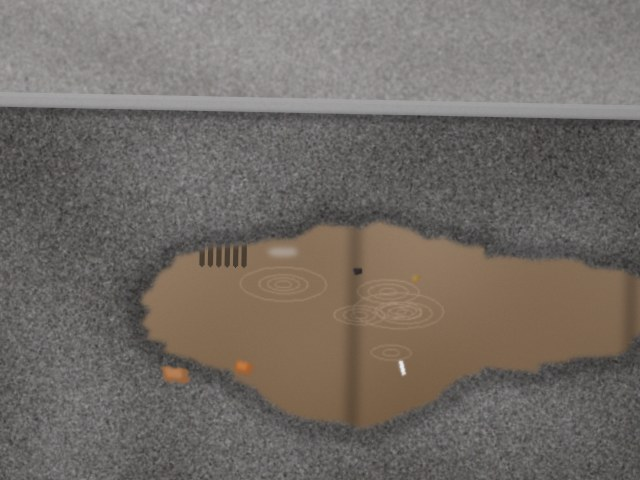
#> input picture backend/sample_data/images/drainage/drainage_01.jpg, 640 x 480 px
$ python -i postprocessing.py   (imports and definitions only)
#> lines starting #> are read from the running program, lines starting #| are printed output that depends on the picture; after the words box and inside, x2 and y2 are one past the last pixel; in counts of white or black regions, pixels touching at a corner belong together
### backend/ai/config.py
"""Central configuration for the CivicAI AI engine (framework independent).

MODEL_MODE
    demo        Runs the full pipeline WITHOUT trained deep-learning weights.
                Uses deterministic, transparent techniques (OpenCV heuristics,
                TF-IDF + scikit-learn, lexicon sentiment, perceptual hashing).
                Every result is flagged ``is_demo=True`` and the UI shows
                "Demo AI Mode". Demo predictions are never presented as trained-model output.
    production  Loads trained / pretrained models: YOLO weights (ultralytics),
                Sentence-Transformers embeddings, Hugging Face sentiment, CLIP.
                If a model cannot be loaded, the module falls back to the demo
                technique and reports ``fallback_reason`` - never silently.
"""
import os
from pathlib import Path

AI_ROOT = Path(__file__).resolve().parent
BACKEND_ROOT = AI_ROOT.parent

try:  # Allow standalone scripts (training, tests) to read backend/.env too
    from dotenv import load_dotenv

    load_dotenv(BACKEND_ROOT / ".env", override=False)
except Exception:  # pragma: no cover
    pass


def _env(key, default=None):
    value = os.environ.get(key)
    return value if value not in (None, "") else default


# [4 lines left out: function get_model_mode, not called in this run]


def is_demo_mode() -> bool:
    return get_model_mode() == "demo"


def _resolve(path_value, default: Path) -> Path:
    if not path_value:
        return default
    p = Path(path_value)
    return p if p.is_absolute() else (BACKEND_ROOT / p).resolve()


MODEL_PATH = _resolve(_env("MODEL_PATH"), BACKEND_ROOT / "ml_models")
YOLO_WEIGHTS = _resolve(_env("YOLO_WEIGHTS"), MODEL_PATH / "yolo" / "civicai_yolov8.pt")
TEXT_EMBEDDING_MODEL = _env("TEXT_EMBEDDING_MODEL", "sentence-transformers/all-MiniLM-L6-v2")
SENTIMENT_MODEL = _env("SENTIMENT_MODEL", "cardiffnlp/twitter-roberta-base-sentiment-latest")
CLIP_MODEL = _env("CLIP_MODEL", "clip-ViT-B-32")
HF_CACHE_DIR = _resolve(_env("HF_CACHE_DIR"), MODEL_PATH / "hf_cache")
DEVICE = _env("AI_DEVICE", "cpu")

DEMO_BADGE = "Demo AI Mode"
DEMO_DISCLAIMER = (
    "Demo AI Mode: results come from transparent heuristic / lightweight models, "
    "not from trained deep-learning weights."
)

# Canonical civic issue classes shared by vision / nlp / fusion. They equal the
# slugs of the default CivicCategory rows. Admin-created categories are handled
# through their DB keywords / vision_labels (see ai.nlp.classifier, ai.vision.postprocessing).
CIVIC_CLASSES = [
    "pothole",
    "garbage",
    "drainage",
    "streetlight",
    "water_leak",
    "open_manhole",
    "road_crack",
    "fallen_tree",
    "other",
]

CLASS_LABELS = {
    "pothole": "Pothole",
    "garbage": "Garbage / Waste",
    "drainage": "Drainage / Waterlogging",
    "streetlight": "Streetlight / Electricity",
    "water_leak": "Water Leakage",
    "open_manhole": "Open Manhole",
    "road_crack": "Road Crack / Damage",
    "fallen_tree": "Fallen Tree / Obstruction",
    "other": "Other",
}

LEVELS = ["low", "medium", "high", "critical"]
DEFAULT_LEVEL_THRESHOLDS = {"medium": 26, "high": 51, "critical": 76}


# [10 lines left out: function score_to_level, not called in this run]


def mode_info() -> dict:
    mode = get_model_mode()
    return {"mode": mode, "is_demo": mode == "demo", "badge": DEMO_BADGE if mode == "demo" else "Production AI"}

### backend/ai/vision/postprocessing.py
"""Post-processing shared by every vision technique (demo heuristics, YOLO, CLIP).

The models produce *raw* output - label probabilities and pixel boxes. This module turns that into the
contract of :func:`ai.vision.analyze_image`:

1. **Label -> category mapping.** A detector label (``"D40"``, ``"trash"``, ``"pothole"``) is mapped to the
   canonical CivicAI class through :data:`ai.vision.config.LABEL_SYNONYMS`, and additionally to every
   admin-defined category whose ``vision_labels`` contain it. Probability mass of a label that maps to
   several categories is shared equally between them (the image cannot tell them apart - the text model
   and the multimodal fusion can).
2. **Boxes** are clipped to the image, de-duplicated with non-maximum suppression (NMS) and normalised to
   0-1 so the frontend can draw them on any display size.
3. **Honesty rules**: demo confidences are capped (0.75, or 0.90 with a disclosed filename hint).
4. **Visual severity** (0-1) from defect area, darkness/contrast of the defect region and detection count.
5. **Explanation** - a plain-English sentence describing what was seen and by which technique.
"""
from __future__ import annotations

import math
import re
from pathlib import PurePath

import cv2
import numpy as np

from ai.config import CLASS_LABELS

from . import config as vcfg


# ------------------------------------------------------------------------------------------------------
# Boxes
# ------------------------------------------------------------------------------------------------------
# [40 lines left out: functions box_iou, nms, clip_box, normalize_box, not called in this run]


def box_area_ratio(norm_box) -> float:
    return float(max(0.0, norm_box[2] - norm_box[0]) * max(0.0, norm_box[3] - norm_box[1]))


def spectral_residual_saliency(gray: np.ndarray) -> np.ndarray:
    """Saliency map (0-1, same size as ``gray``) by the *spectral residual* method (Hou & Zhang, CVPR 2007).

    Natural images share a smooth average log-amplitude spectrum; what deviates from it (the "residual")
    is what stands out. Steps on a 64x64 thumbnail: FFT -> log amplitude ``L`` and phase ``P`` ->
    residual ``R = L - mean3x3(L)`` -> back-transform ``|IFFT(exp(R + iP))|^2`` -> Gaussian smoothing.
    """
    h, w = gray.shape[:2]
    small = cv2.resize(gray, (64, 64), interpolation=cv2.INTER_AREA).astype(np.float64)
    spectrum = np.fft.fft2(small)
    log_amp = np.log(np.abs(spectrum) + 1e-8)
    residual = log_amp - cv2.blur(log_amp, (3, 3))
    saliency = np.abs(np.fft.ifft2(np.exp(residual + 1j * np.angle(spectrum)))) ** 2
    saliency = cv2.GaussianBlur(saliency, (0, 0), 2.5)
    saliency = cv2.resize(saliency, (w, h), interpolation=cv2.INTER_LINEAR)
    saliency -= saliency.min()
    return saliency / saliency.max() if saliency.max() > 0 else saliency


def salient_region_box(img: np.ndarray):
    """Pixel box around the most salient region (Otsu threshold of the saliency map, largest blob).

    Used to give a classification-only model (CLIP) an *approximate* location to show; returns ``None``
    when nothing stands out.
    """
    gray = img if img.ndim == 2 else cv2.cvtColor(img, cv2.COLOR_BGR2GRAY)
    saliency = (spectral_residual_saliency(gray) * 255).astype(np.uint8)
    _, mask = cv2.threshold(saliency, 0, 255, cv2.THRESH_BINARY + cv2.THRESH_OTSU)
    n, _, stats, _ = cv2.connectedComponentsWithStats(mask, connectivity=8)
    if n < 2:
        return None
    i = 1 + int(np.argmax(stats[1:, cv2.CC_STAT_AREA]))
    x, y, bw, bh, area = stats[i]
    if area < 0.002 * gray.size:
        return None
    return [float(x), float(y), float(x + bw), float(y + bh)]


# [24 lines left out: function region_contrast, not called in this run]


# ------------------------------------------------------------------------------------------------------
# Labels and categories
# ------------------------------------------------------------------------------------------------------
def normalize_label(label) -> str:
    """``"Open Manhole"`` / ``"open-manhole"`` -> ``"open_manhole"``."""
    return re.sub(r"[^a-z0-9]+", "_", str(label).strip().lower()).strip("_")


# [186 lines left out: functions _category_labels, build_label_index, map_label, matching_categories, label_probs_to_class_probs, detection_evidence and 6 more, not called in this run]


def round_probs(probs: dict, digits: int = 4) -> dict:
    return {k: round(float(v), digits) for k, v in probs.items()}


# ------------------------------------------------------------------------------------------------------
# Severity + explanation
# ------------------------------------------------------------------------------------------------------
# [29 lines left out: functions visual_severity, class_label, not called in this run]


def pct(value: float) -> str:
    return f"{round(100 * float(value))}%"


def _sentence(text: str) -> str:
    text = text.strip()
    return text[0].upper() + text[1:] + ("" if text.endswith(".") else ".") if text else ""


# [39 lines left out: function build_explanation, not called in this run]

>>> import cv2
>>> picture = cv2.imread('../../sample_data/images/drainage/drainage_01.jpg')
#> picture is the input picture: shape (480, 640, 3); mean B, G, R 101.6, 107.8, 114.1
>>> result = salient_region_box(picture)
#> in salient_region_box, `gray = img if img.ndim == 2 else cv2.cvtColor(img, cv2.COLOR_BGR2GRAY)`:
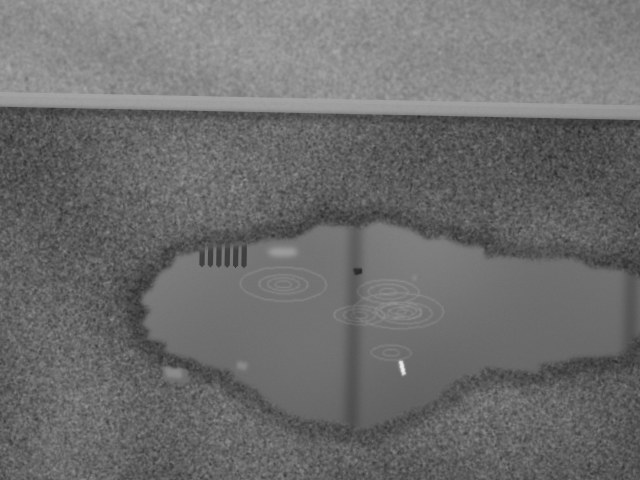
#> gray: shape (480, 640); min 40, max 237, mean 108.9
#> in spectral_residual_saliency, `small = cv2.resize(gray, (64, 64), interpolation=cv2.INTER_AREA).astyp..`:
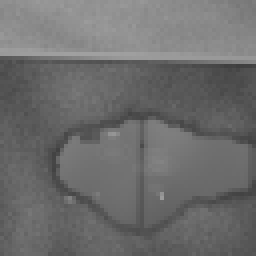
#> small: shape (64, 64) float64 (shown 4 times larger); min 62, max 160, mean 108.9
#> in spectral_residual_saliency, `log_amp = np.log(np.abs(spectrum) + 1e-8)`:
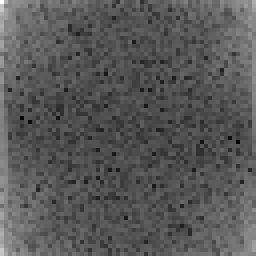
#> log_amp: shape (64, 64) float64 (shown 4 times larger); min 1.43, max 13.01, mean 5.44; drawn with min black and max white
#> in spectral_residual_saliency, `residual = log_amp - cv2.blur(log_amp, (3, 3))`:
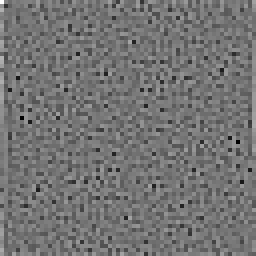
#> residual: shape (64, 64) float64 (shown 4 times larger); min -3.24, max 3.91, mean 0.0121; drawn with min black and max white
#> in spectral_residual_saliency, `saliency = cv2.GaussianBlur(saliency, (0, 0), 2.5)`:
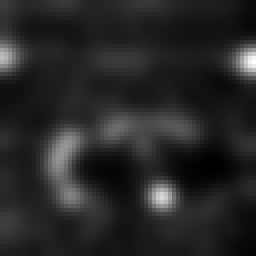
#> saliency: shape (64, 64) float64 (shown 4 times larger); min 0.00016, max 0.00276, mean 0.00056; drawn with min black and max white
#> in spectral_residual_saliency, `saliency = cv2.resize(saliency, (w, h), interpolation=cv2.INTER_LINEAR)`:
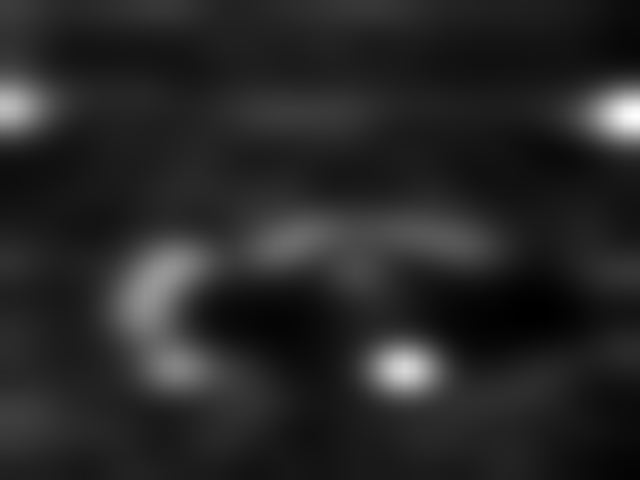
#> saliency: shape (480, 640) float64; min 0.000161, max 0.00275, mean 0.00056; drawn with min black and max white
#> in salient_region_box, `_, mask = cv2.threshold(saliency, 0, 255, cv2.THRESH_BINARY + cv2.THRE..`:
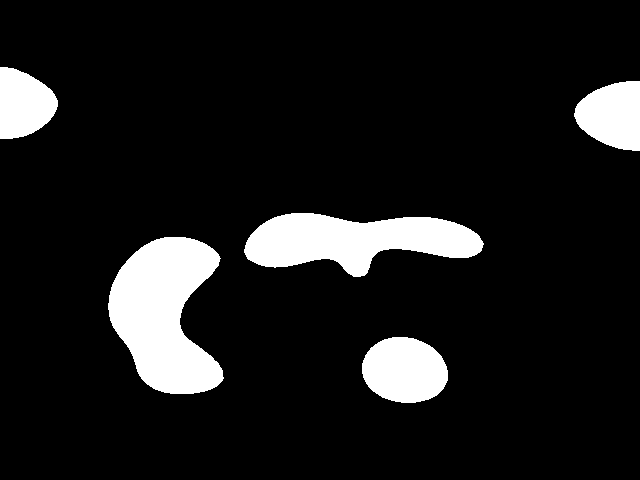
#> mask: shape (480, 640); 10.6% white; 5 white regions, box (x1, y1, x2, y2) and area: (108, 237, 224, 394) 11989, (244, 213, 484, 277) 9444, (362, 337, 448, 403) 4466, (574, 81, 640, 151) 3517, (0, 67, 58, 139) 3137
#> in salient_region_box, `n, _, stats, _ = cv2.connectedComponentsWithStats(mask, connectivity=8)`: n = 6; stats = [[0, 0, 640, 480, 274647], [0, 67, 58, 72, 3137], [574, 81, 66, 70, 3517], [244, 213, 240, 64, 9444], [108, 237, 116, 157, 11989], [362, 337, 86, 66, 4466]]
#> in salient_region_box, `i = 1 + int(np.argmax(stats[1:, cv2.CC_STAT_AREA]))`: i = 4
#> in salient_region_box, `x, y, bw, bh, area = stats[i]`: x = 108; y = 237; bw = 116; bh = 157; area = 11989
#> result = [108, 237, 224, 394]

$ run again, on backend/sample_data/images/drainage/drainage_02.jpg
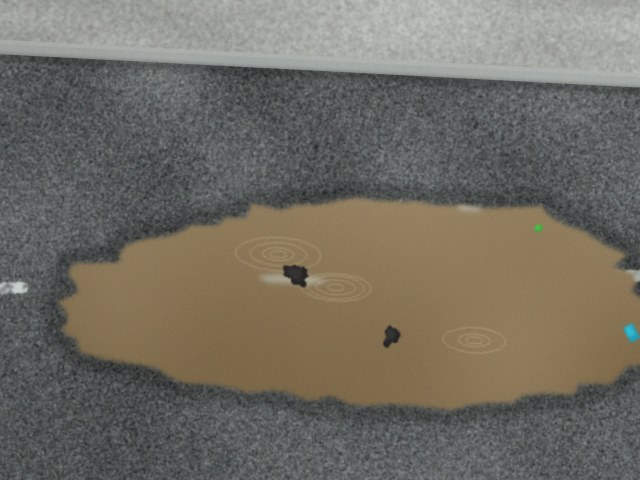
#> input picture backend/sample_data/images/drainage/drainage_02.jpg, 640 x 480 px
#> picture is the input picture: shape (480, 640, 3); mean B, G, R 99.2, 108.8, 113.1
#> in spectral_residual_saliency, `residual = log_amp - cv2.blur(log_amp, (3, 3))`:
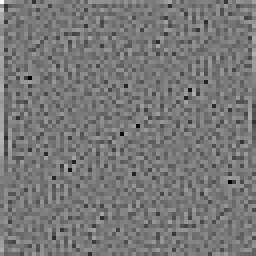
#> residual: shape (64, 64) float64 (shown 4 times larger); min -3.55, max 3.99, mean 0.00945; drawn with min black and max white
#> in salient_region_box, `_, mask = cv2.threshold(saliency, 0, 255, cv2.THRESH_BINARY + cv2.THRE..`:
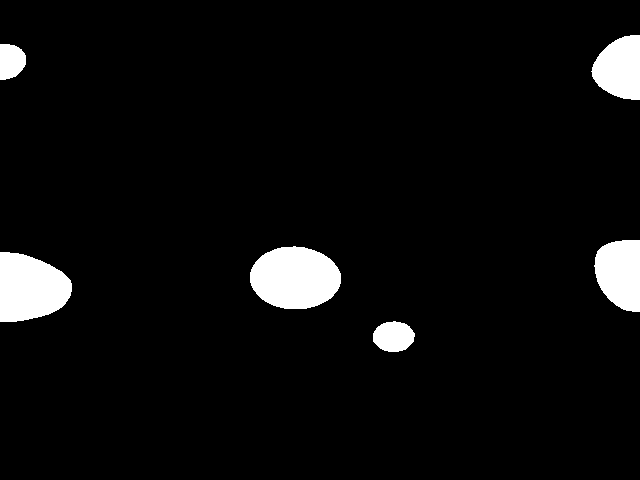
#> mask: shape (480, 640); 5% white; 6 white regions, box (x1, y1, x2, y2) and area: (250, 246, 341, 309) 4490, (0, 252, 72, 322) 3924, (594, 240, 640, 312) 2681, (591, 35, 640, 100) 2417, (373, 321, 415, 352) 1005, (0, 44, 26, 80) 764
#> n = 7; stats = [[0, 0, 640, 480, 291919], [591, 35, 49, 65, 2417], [0, 44, 26, 36, 764], [594, 240, 46, 72, 2681], [250, 246, 91, 63, 4490], [0, 252, 72, 70, 3924], [373, 321, 42, 31, 1005]]
#> i = 4
#> x = 250; y = 246; bw = 91; bh = 63; area = 4490
#> result = [250, 246, 341, 309]

$ run again, on backend/sample_data/images/drainage/drainage_03.jpg
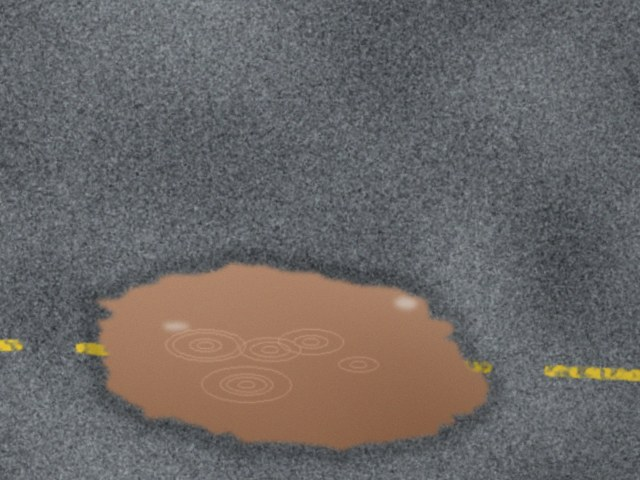
#> input picture backend/sample_data/images/drainage/drainage_03.jpg, 640 x 480 px
#> picture is the input picture: shape (480, 640, 3); mean B, G, R 102, 103.1, 107.6
#> in spectral_residual_saliency, `saliency = cv2.resize(saliency, (w, h), interpolation=cv2.INTER_LINEAR)`:
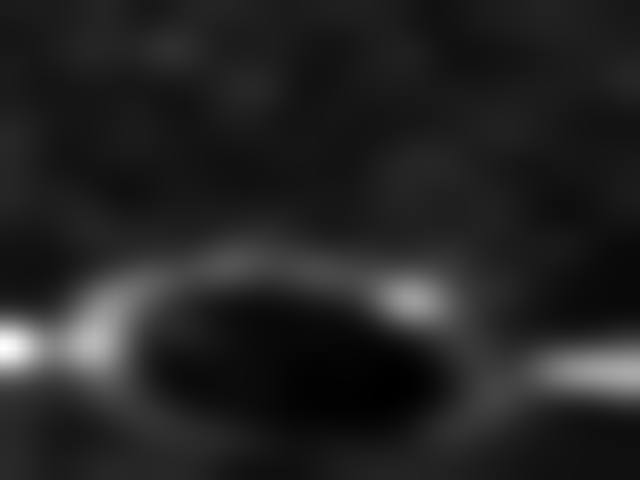
#> saliency: shape (480, 640) float64; min 6.13e-05, max 0.00268, mean 0.000428; drawn with min black and max white
#> in salient_region_box, `_, mask = cv2.threshold(saliency, 0, 255, cv2.THRESH_BINARY + cv2.THRE..`:
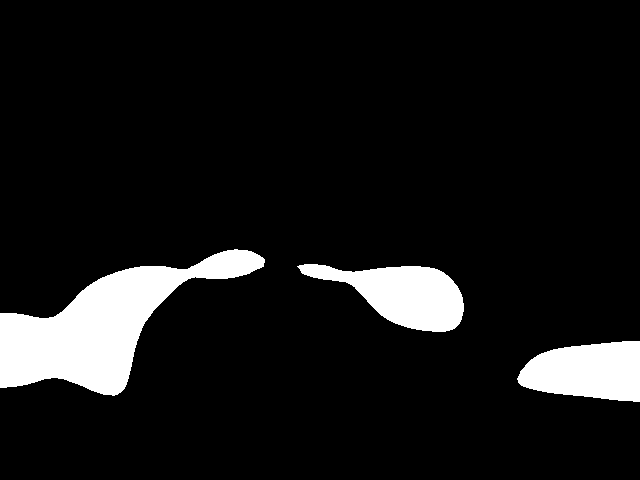
#> mask: shape (480, 640); 8.9% white; 3 white regions, box (x1, y1, x2, y2) and area: (0, 249, 265, 396) 15454, (297, 264, 464, 332) 6180, (517, 341, 640, 402) 5769
#> n = 4; stats = [[0, 0, 640, 480, 279797], [0, 249, 265, 147, 15454], [297, 264, 167, 68, 6180], [517, 341, 123, 61, 5769]]
#> i = 1
#> x = 0; y = 249; bw = 265; bh = 147; area = 15454
#> result = [0, 249, 265, 396]
